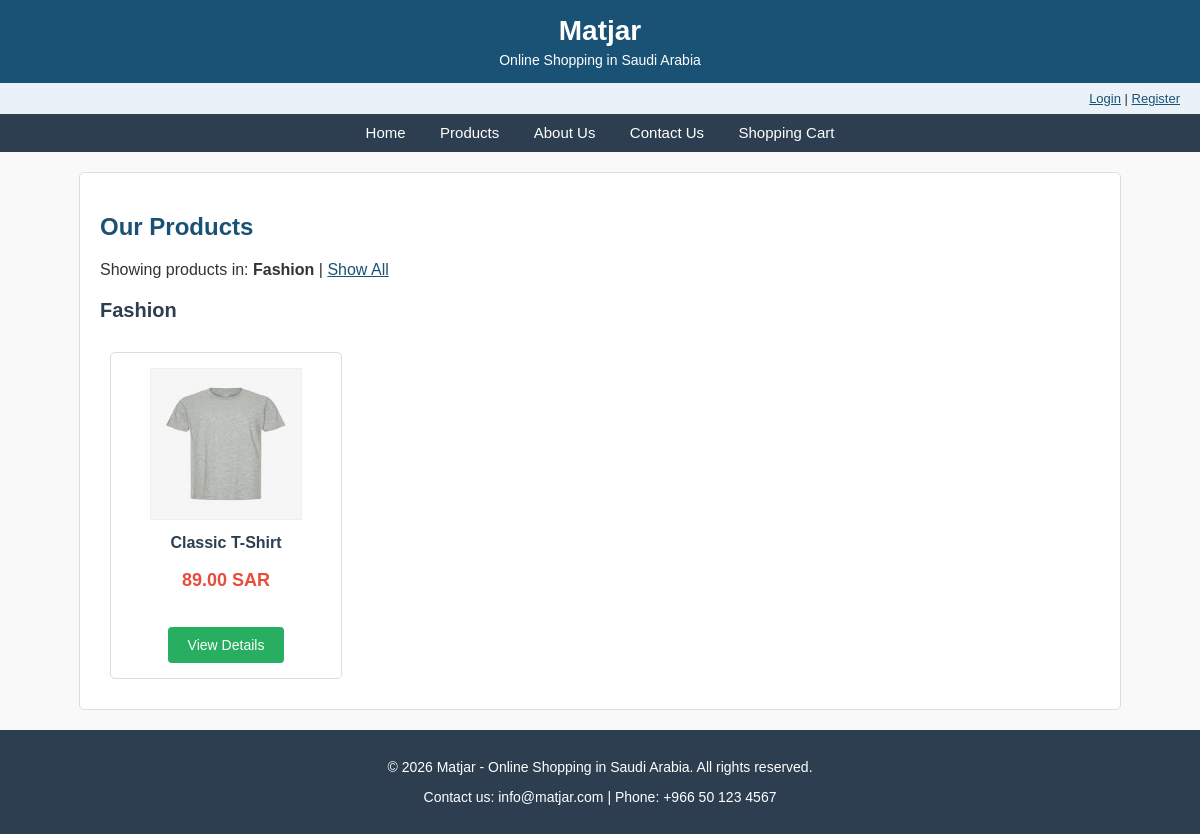
/products.php?category=Fashion, run on the app's committed database.
### tables this page shows
CREATE TABLE IF NOT EXISTS products (
    product_id INT AUTO_INCREMENT PRIMARY KEY,
    name VARCHAR(100) NOT NULL,
    category VARCHAR(50) NOT NULL,
    price DECIMAL(10,2) NOT NULL,
    description TEXT,
    image VARCHAR(100),
    specs TEXT
);

### dbcm.php (called while the page is built, shortened)
<?php
function h($text) {
    return htmlspecialchars((string)$text, ENT_QUOTES, 'UTF-8');
}
?>

### products.php (the view, shortened to what this page needs)
<?php
include 'dbcm.php';
?>
<!DOCTYPE html>
<html lang="en">
<head>
    <link rel="stylesheet" type="text/css" href="style.css">
</head>
<body>
    <header>
        <h1>Matjar</h1>
        <p>Online Shopping in Saudi Arabia</p>
    </header>
    <div class="user-bar">
        <?php
        if (isset($_SESSION['user'])) {
            echo "Welcome, " . h($_SESSION['user_name']) . " | ";
            echo "<a href='logout.php'>Logout</a>";
        } else {
            echo "<a href='login.php'>Login</a> | <a href='register.php'>Register</a>";
        }
        ?>
    </div>
    <nav>
        <a href="index.php">Home</a>
        <a href="products.php">Products</a>
        <a href="about.php">About Us</a>
        <a href="contact.php">Contact Us</a>
        <a href="cart.php">Shopping Cart</a>
    </nav>
    <div class="main-content">
        <h2>Our Products</h2>
        <?php
        if (isset($_GET['category'])) {
            $category = $_GET['category'];
            $stmt = $conn->prepare("SELECT * FROM products WHERE category = ? ORDER BY product_id");
            $stmt->bind_param("s", $category);
            echo "<p>Showing products in: <strong>" . h($category) . "</strong> | <a href='products.php'>Show All</a></p>";
        } else {
            $stmt = $conn->prepare("SELECT * FROM products ORDER BY category, product_id");
            echo "<p>Browse our wide selection of products.</p>";
        }
        $stmt->execute();
        $result = $stmt->get_result();
        if ($result->num_rows > 0) {
            $current_category = "";
            while ($row = $result->fetch_assoc()) {
                if ($row['category'] !== $current_category) {
                    $current_category = $row['category'];
                    echo "<h3>" . h($current_category) . "</h3>";
                }
        ?>
            <div class="product-card">
                <img src="images/<?php echo h($row['image']); ?>" alt="<?php echo h($row['name']); ?>" width="150" height="150">
                <h3><?php echo h($row['name']); ?></h3>
                <p class="price"><?php echo number_format($row['price'], 2); ?> SAR</p>
                <br>
                <a href="product_detail.php?id=<?php echo (int)$row['product_id']; ?>" class="btn">View Details</a>
            </div>
        <?php
            }
        } else {
            echo "<p>No products found.</p>";
        }
        ?>
    </div>
    <footer>
        <p>&copy; 2026 Matjar - Online Shopping in Saudi Arabia. All rights reserved.</p>
        <p>Contact us: info@matjar.com | Phone: +966 50 123 4567</p>
    </footer>
</body>
</html>

### style.css (style rules this page uses)
body { font-family: Arial, sans-serif; font-size: 16px; margin: 0; padding: 0; background-color: #f9f9f9; color: #333333; }
header { background-color: #1a5276; color: white; padding: 15px 20px; text-align: center; }
header h1 { margin: 0; font-size: 28px; }
header p { margin: 5px 0 0 0; font-size: 14px; }
nav { background-color: #2c3e50; padding: 10px 0; text-align: center; }
nav a { color: white; text-decoration: none; padding: 10px 15px; font-size: 15px; }
.main-content { max-width: 1000px; margin: 20px auto; padding: 20px; background-color: white; border: 1px solid #dddddd; border-radius: 5px; }
footer { background-color: #2c3e50; color: white; text-align: center; padding: 15px; margin-top: 20px; font-size: 14px; }
h2 { color: #1a5276; font-size: 24px; }
h3 { color: #2c3e50; font-size: 20px; }
a { color: #1a5276; }
.product-card { border: 1px solid #dddddd; padding: 15px; margin: 10px; text-align: center; background-color: #ffffff; border-radius: 5px; width: 200px; float: left; }
.product-card img { width: 150px; height: 150px; border: 1px solid #eeeeee; }
.product-card h3 { font-size: 16px; margin: 10px 0 5px 0; }
.product-card .price { color: #e74c3c; font-weight: bold; font-size: 18px; }
.btn { background-color: #27ae60; color: white; padding: 10px 20px; border: none; border-radius: 4px; cursor: pointer; font-size: 14px; text-decoration: none; display: inline-block; }
.user-bar { background-color: #eaf2f8; padding: 8px 20px; text-align: right; font-size: 13px; }

### data on the page
products: category "Fashion", image (picture), name "Classic T-Shirt", price "89.00"

### other printed values
$category "Fashion"
